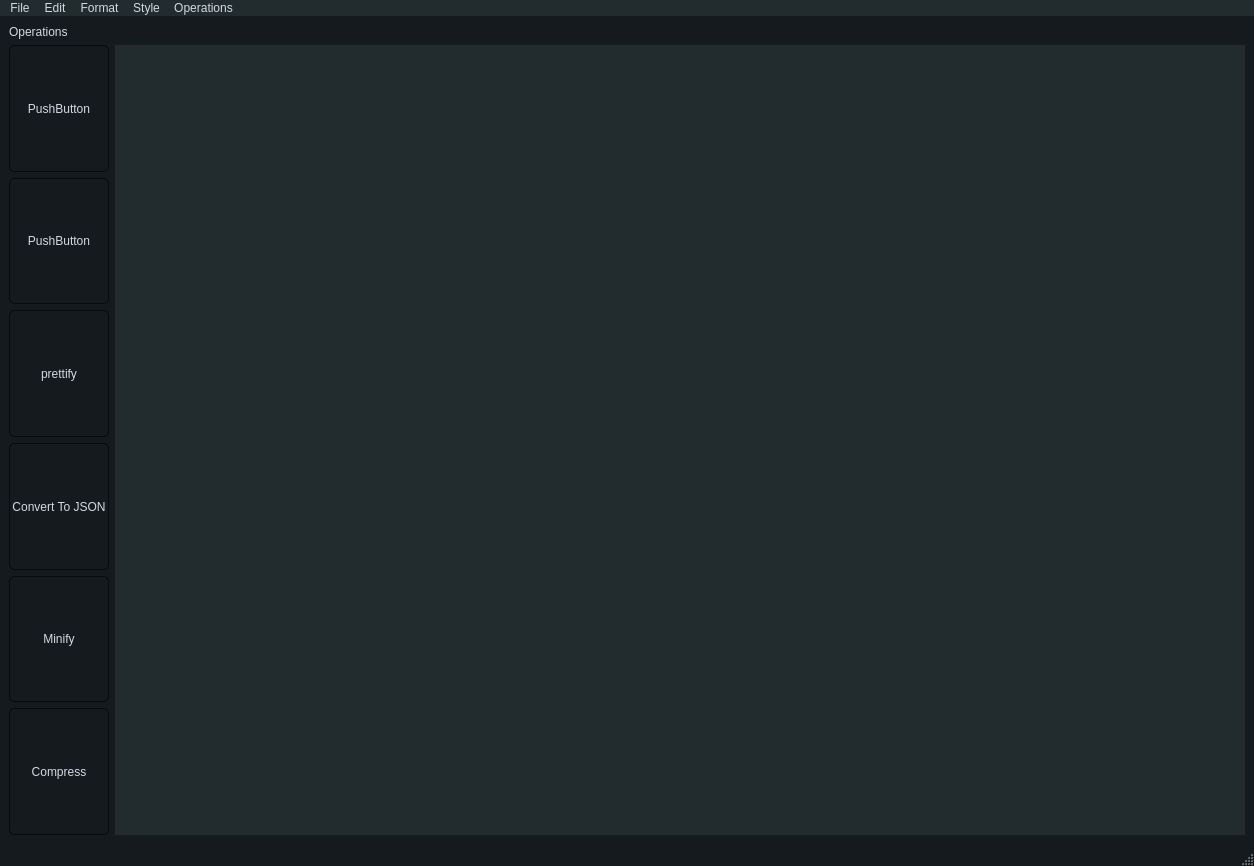
<?xml version="1.0" encoding="UTF-8"?>
<ui version="4.0">
 <class>MainWindow</class>
 <widget class="QMainWindow" name="MainWindow">
  <property name="windowModality">
   <enum>Qt::NonModal</enum>
  </property>
  <property name="geometry">
   <rect>
    <x>0</x>
    <y>0</y>
    <width>1254</width>
    <height>866</height>
   </rect>
  </property>
  <property name="windowTitle">
   <string>MainWindow</string>
  </property>
  <property name="windowIcon">
   <iconset>
    <normaloff>XML.png</normaloff>XML.png</iconset>
  </property>
  <property name="styleSheet">
   <string notr="true">/*
ManjaroMix Style Sheet for QT Applications
Author: Jaime A. Quiroga P.
Company: GTRONICK
Last updated: 25/02/2020, 15:42.
Available at: https://github.com/GTRONICK/QSS/blob/master/ManjaroMix.qss
*/
QMainWindow {
	background-color:#151a1e;
}
QCalendar {
	background-color: #151a1e;
}
QTextEdit {
	border-width: 1px;
	border-style: solid;
	border-color: #4fa08b;
	background-color: #222b2e;
	color: #d3dae3;
}
QPlainTextEdit {
	border-width: 1px;
	border-style: solid;
	border-color: #4fa08b;
	background-color: #222b2e;
	color: #d3dae3;
}
QToolButton {
	border-style: solid;
	border-top-color: qlineargradient(spread:pad, x1:0.5, y1:1, x2:0.5, y2:0, stop:0 rgb(215, 215, 215), stop:1 rgb(222, 222, 222));
	border-right-color: qlineargradient(spread:pad, x1:0, y1:0.5, x2:1, y2:0.5, stop:0 rgb(217, 217, 217), stop:1 rgb(227, 227, 227));
	border-left-color: qlineargradient(spread:pad, x1:0, y1:0.5, x2:1, y2:0.5, stop:0 rgb(227, 227, 227), stop:1 rgb(217, 217, 217));
	border-bottom-color: qlineargradient(spread:pad, x1:0.5, y1:1, x2:0.5, y2:0, stop:0 rgb(215, 215, 215), stop:1 rgb(222, 222, 222));
	border-width: 1px;
	border-radius: 5px;
	color: #d3dae3;
	padding: 2px;
	background-color: rgb(255,255,255);
}
QToolButton:hover{
	border-style: solid;
	border-top-color: qlineargradient(spread:pad, x1:0.5, y1:1, x2:0.5, y2:0, stop:0 rgb(195, 195, 195), stop:1 rgb(222, 222, 222));
	border-right-color: qlineargradient(spread:pad, x1:0, y1:0.5, x2:1, y2:0.5, stop:0 rgb(197, 197, 197), stop:1 rgb(227, 227, 227));
	border-left-color: qlineargradient(spread:pad, x1:0, y1:0.5, x2:1, y2:0.5, stop:0 rgb(227, 227, 227), stop:1 rgb(197, 197, 197));
	border-bottom-color: qlineargradient(spread:pad, x1:0.5, y1:1, x2:0.5, y2:0, stop:0 rgb(195, 195, 195), stop:1 rgb(222, 222, 222));
	border-width: 1px;
	border-radius: 5px;
	color: rgb(0,0,0);
	padding: 2px;
	background-color: rgb(255,255,255);
}
QToolButton:pressed{
	border-style: solid;
	border-top-color: qlineargradient(spread:pad, x1:0.5, y1:1, x2:0.5, y2:0, stop:0 rgb(215, 215, 215), stop:1 rgb(222, 222, 222));
	border-right-color: qlineargradient(spread:pad, x1:0, y1:0.5, x2:1, y2:0.5, stop:0 rgb(217, 217, 217), stop:1 rgb(227, 227, 227));
	border-left-color: qlineargradient(spread:pad, x1:0, y1:0.5, x2:1, y2:0.5, stop:0 rgb(227, 227, 227), stop:1 rgb(217, 217, 217));
	border-bottom-color: qlineargradient(spread:pad, x1:0.5, y1:1, x2:0.5, y2:0, stop:0 rgb(215, 215, 215), stop:1 rgb(222, 222, 222));
	border-width: 1px;
	border-radius: 5px;
	color: rgb(0,0,0);
	padding: 2px;
	background-color: rgb(142,142,142);
}
QPushButton{
	border-style: solid;
	border-color: #050a0e;
	border-width: 1px;
	border-radius: 5px;
	color: #d3dae3;
	padding: 2px;
	background-color: #151a1e;
}
QPushButton::default{
	border-style: solid;
	border-color: #050a0e;
	border-width: 1px;
	border-radius: 5px;
	color: #FFFFFF;
	padding: 2px;
	background-color: #151a1e;;
}
QPushButton:hover{
	border-style: solid;
	border-color: #050a0e;
	border-width: 1px;
	border-radius: 5px;
	color: #d3dae3;
	padding: 2px;
	background-color: #1c1f1f;
}
QPushButton:pressed{
	border-style: solid;
	border-color: #050a0e;
	border-width: 1px;
	border-radius: 5px;
	color: #d3dae3;
	padding: 2px;
	background-color: #2c2f2f;
}
QPushButton:disabled{
	border-style: solid;
	border-top-color: qlineargradient(spread:pad, x1:0.5, y1:1, x2:0.5, y2:0, stop:0 rgb(215, 215, 215), stop:1 rgb(222, 222, 222));
	border-right-color: qlineargradient(spread:pad, x1:0, y1:0.5, x2:1, y2:0.5, stop:0 rgb(217, 217, 217), stop:1 rgb(227, 227, 227));
	border-left-color: qlineargradient(spread:pad, x1:0, y1:0.5, x2:1, y2:0.5, stop:0 rgb(227, 227, 227), stop:1 rgb(217, 217, 217));
	border-bottom-color: qlineargradient(spread:pad, x1:0.5, y1:1, x2:0.5, y2:0, stop:0 rgb(215, 215, 215), stop:1 rgb(222, 222, 222));
	border-width: 1px;
	border-radius: 5px;
	color: #808086;
	padding: 2px;
	background-color: rgb(142,142,142);
}
QLineEdit {
	border-width: 1px;
	border-style: solid;
	border-color: #4fa08b;
	background-color: #222b2e;
	color: #d3dae3;
}
QLabel {
	color: #d3dae3;
}
QLCDNumber {
	color: #4d9b87;
}
QProgressBar {
	text-align: center;
	color: #d3dae3;
	border-radius: 10px;
	border-color: transparent;
	border-style: solid;
	background-color: #52595d;
}
QProgressBar::chunk {
	background-color: #214037	;
	border-radius: 10px;
}
QMenuBar {
	
	
	background-color: #222b2e;
	
}
QMenuBar::item {
	
	
  	spacing: 3px;
  	padding: 1px 4px;
	
	
	background-color: #222b2e;
	color: #d3dae3;
}

QtoolBar::item {
	
	
  	spacing: 20px;
  	padding: 10px20px;
	

}

QMenuBar::item:selected {
  	background-color: qlineargradient(spread:pad, x1:0.5, y1:1, x2:0.5, y2:0, stop:0 rgba(0, 113, 255, 255), stop:1 rgba(91, 171, 252, 255));
	color: #FFFFFF;
}
QMenu::item:selected {
	border-style: solid;
	border-top-color: transparent;
	border-right-color: transparent;
	border-left-color: qlineargradient(spread:pad, x1:0.5, y1:1, x2:0.5, y2:0, stop:0 rgba(0, 113, 255, 255), stop:1 rgba(91, 171, 252, 255));
	border-bottom-color: transparent;
	border-left-width: 2px;
	color: #000000;
	padding-left:15px;
	padding-top:4px;
	padding-bottom:4px;
	padding-right:7px;
}
QMenu::item {
	border-style: solid;
	border-top-color: transparent;
	border-right-color: transparent;
	border-left-color: transparent;
	border-bottom-color: transparent;
	border-bottom-width: 1px;
	color: #000000;
	padding-left:17px;
	padding-top:4px;
	padding-bottom:4px;
	padding-right:7px;

}
QTabWidget {
	color:rgb(0,0,0);
	background-color:#000000;
}
QTabWidget::pane {
		border-color: #050a0e;
		background-color: #1e282c;
		border-style: solid;
		border-width: 1px;
    	border-bottom-left-radius: 4px;
		border-bottom-right-radius: 4px;
}
QTabBar::tab:first {
	border-style: solid;
	border-left-width:1px;
	border-right-width:0px;
	border-top-width:1px;
	border-bottom-width:0px;
	border-top-color: #050a0e;
	border-left-color: #050a0e;
	border-bottom-color: #050a0e;
	border-top-left-radius: 4px;
	color: #d3dae3;
	padding: 3px;
	margin-left:0px;
	background-color: #151a1e;
}
QTabBar::tab:last {
	border-style: solid;
	border-top-width:1px;
	border-left-width:1px;
	border-right-width:1px;
	border-bottom-width:0px;
	border-color: #050a0e;
	border-top-right-radius: 4px;
	color: #d3dae3;
	padding: 3px;
	margin-left:0px;
	background-color: #151a1e;
}
QTabBar::tab {
	border-style: solid;
	border-top-width:1px;
	border-bottom-width:0px;
	border-left-width:1px;
	border-top-color: #050a0e;
	border-left-color: #050a0e;
	border-bottom-color: #050a0e;
	color: #d3dae3;
	padding: 3px;
	margin-left:0px;
	background-color: #151a1e;
}
QTabBar::tab:selected, QTabBar::tab:last:selected, QTabBar::tab:hover {
  	border-style: solid;
  	border-left-width:1px;
	border-bottom-width:0px;
	border-right-color: transparent;
	border-top-color: #050a0e;
	border-left-color: #050a0e;
	border-bottom-color: #050a0e;
	color: #FFFFFF;
	padding: 3px;
	margin-left:0px;
	background-color: #1e282c;
}

QTabBar::tab:selected, QTabBar::tab:first:selected, QTabBar::tab:hover {
  	border-style: solid;
  	border-left-width:1px;
  	border-bottom-width:0px;
  	border-top-width:1px;
	border-right-color: transparent;
	border-top-color: #050a0e;
	border-left-color: #050a0e;
	border-bottom-color: #050a0e;
	color: #FFFFFF;
	padding: 3px;
	margin-left:0px;
	background-color: #1e282c;
}

QCheckBox {
	color: #d3dae3;
	padding: 2px;
}
QCheckBox:disabled {
	color: #808086;
	padding: 2px;
}

QCheckBox:hover {
	border-radius:4px;
	border-style:solid;
	padding-left: 1px;
	padding-right: 1px;
	padding-bottom: 1px;
	padding-top: 1px;
	border-width:1px;
	border-color: transparent;
}
QCheckBox::indicator:checked {

	height: 10px;
	width: 10px;
	border-style:solid;
	border-width: 1px;
	border-color: #4fa08b;
	color: #000000;
	background-color: qradialgradient(cx:0.4, cy:0.4, radius: 1.5,fx:0, fy:0, stop:0 #1e282c, stop:0.3 #1e282c, stop:0.4 #4fa08b, stop:0.5 #1e282c, stop:1 #1e282c);
}
QCheckBox::indicator:unchecked {

	height: 10px;
	width: 10px;
	border-style:solid;
	border-width: 1px;
	border-color: #4fa08b;
	color: #000000;
}
QRadioButton {
	color: #d3dae3;
	padding: 1px;
}
QRadioButton::indicator:checked {
	height: 10px;
	width: 10px;
	border-style:solid;
	border-radius:5px;
	border-width: 1px;
	border-color: #4fa08b;
	color: #a9b7c6;
	background-color: qradialgradient(cx:0.5, cy:0.5, radius:0.4,fx:0.5, fy:0.5, stop:0 #4fa08b, stop:1 #1e282c);
}
QRadioButton::indicator:!checked {
	height: 10px;
	width: 10px;
	border-style:solid;
	border-radius:5px;
	border-width: 1px;
	border-color: #4fa08b;
	color: #a9b7c6;
	background-color: transparent;
}
QStatusBar {
	color:#027f7f;
}
QSpinBox {
	color: #d3dae3;
	background-color: #222b2e;
	border-width: 1px;
	border-style: solid;
	border-color: #4fa08b;
}
QDoubleSpinBox {
	color: #d3dae3;
	background-color: #222b2e;
	border-width: 1px;
	border-style: solid;
	border-color: #4fa08b;
}
QTimeEdit {
	color: #d3dae3;
	background-color: #222b2e;
	border-width: 1px;
	border-style: solid;
	border-color: #4fa08b;
}
QDateTimeEdit {
	color: #d3dae3;
	background-color: #222b2e;
	border-width: 1px;
	border-style: solid;
	border-color: #4fa08b;
}
QDateEdit {
	color: #d3dae3;
	background-color: #222b2e;
	border-width: 1px;
	border-style: solid;
	border-color: #4fa08b;
}
QFontComboBox {
	color: #d3dae3;
	background-color: #222b2e;
	border-width: 1px;
	border-style: solid;
	border-color: #4fa08b;
}
QComboBox {
	color: #d3dae3;
	background-color: #222b2e;
	border-width: 1px;
	border-style: solid;
	border-color: #4fa08b;
}

QDial {
	background: #16a085;
}

QToolBox {
	color: #a9b7c6;
	background-color: #222b2e;
}
QToolBox::tab {
	color: #a9b7c6;
	background-color:#222b2e;
}
QToolBox::tab:selected {
	color: #FFFFFF;
	background-color:#222b2e;
}
QScrollArea {
	color: #FFFFFF;
	background-color:#222b2e;
}
QSlider::groove:horizontal {
	height: 5px;
	background-color: #52595d;
}
QSlider::groove:vertical {
	width: 5px;
	background-color: #52595d;
}
QSlider::handle:horizontal {
	background: #1a2224;
	border-style: solid;
	border-width: 1px;
	border-color: rgb(207,207,207);
	width: 12px;
	margin: -5px 0;
	border-radius: 7px;
}
QSlider::handle:vertical {
	background: #1a2224;
	border-style: solid;
	border-width: 1px;
	border-color: rgb(207,207,207);
	height: 12px;
	margin: 0 -5px;
	border-radius: 7px;
}
QSlider::add-page:horizontal {
    background: #52595d;
}
QSlider::add-page:vertical {
    background: #52595d;
}
QSlider::sub-page:horizontal {
    background-color: #15433a;
}
QSlider::sub-page:vertical {
    background-color: #15433a;
}
QScrollBar:horizontal {
	max-height: 10px;
	border: 1px transparent grey;
	margin: 0px 20px 0px 20px;
	background: transparent;
}
QScrollBar:vertical {
	max-width: 10px;
	border: 1px transparent grey;
	margin: 20px 0px 20px 0px;
	background: transparent;
}
QScrollBar::handle:horizontal {
	background: #52595d;
	border-style: transparent;
	border-radius: 4px;
	min-width: 25px;
}
QScrollBar::handle:horizontal:hover {
	background: #58a492;
	border-style: transparent;
	border-radius: 4px;
	min-width: 25px;
}
QScrollBar::handle:vertical {
	background: #52595d;
	border-style: transparent;
	border-radius: 4px;
	min-height: 25px;
}
QScrollBar::handle:vertical:hover {
	background: #58a492;
	border-style: transparent;
	border-radius: 4px;
	min-height: 25px;
}
QScrollBar::add-line:horizontal {
   border: 2px transparent grey;
   border-top-right-radius: 4px;
   border-bottom-right-radius: 4px;
   background: #15433a;
   width: 20px;
   subcontrol-position: right;
   subcontrol-origin: margin;
}
QScrollBar::add-line:horizontal:pressed {
   border: 2px transparent grey;
   border-top-right-radius: 4px;
   border-bottom-right-radius: 4px;
   background: rgb(181,181,181);
   width: 20px;
   subcontrol-position: right;
   subcontrol-origin: margin;
}
QScrollBar::add-line:vertical {
   border: 2px transparent grey;
   border-bottom-left-radius: 4px;
   border-bottom-right-radius: 4px;
   background: #15433a;
   height: 20px;
   subcontrol-position: bottom;
   subcontrol-origin: margin;
}
QScrollBar::add-line:vertical:pressed {
   border: 2px transparent grey;
   border-bottom-left-radius: 4px;
   border-bottom-right-radius: 4px;
   background: rgb(181,181,181);
   height: 20px;
   subcontrol-position: bottom;
   subcontrol-origin: margin;
}
QScrollBar::sub-line:horizontal {
   border: 2px transparent grey;
   border-top-left-radius: 4px;
   border-bottom-left-radius: 4px;
   background: #15433a;
   width: 20px;
   subcontrol-position: left;
   subcontrol-origin: margin;
}
QScrollBar::sub-line:horizontal:pressed {
   border: 2px transparent grey;
   border-top-left-radius: 4px;
   border-bottom-left-radius: 4px;
   background: rgb(181,181,181);
   width: 20px;
   subcontrol-position: left;
   subcontrol-origin: margin;
}
QScrollBar::sub-line:vertical {
   border: 2px transparent grey;
   border-top-left-radius: 4px;
   border-top-right-radius: 4px;
   background: #15433a;
   height: 20px;
   subcontrol-position: top;
   subcontrol-origin: margin;
}
QScrollBar::sub-line:vertical:pressed {
   border: 2px transparent grey;
   border-top-left-radius: 4px;
   border-top-right-radius: 4px;
   background: rgb(181,181,181);
   height: 20px;
   subcontrol-position: top;
   subcontrol-origin: margin;
}

QScrollBar::add-page:horizontal, QScrollBar::sub-page:horizontal {
   background: none;
}
QScrollBar::add-page:vertical, QScrollBar::sub-page:vertical {
   background: none;
}
</string>
  </property>
  <property name="tabShape">
   <enum>QTabWidget::Triangular</enum>
  </property>
  <widget class="QWidget" name="centralwidget">
   <layout class="QGridLayout" name="gridLayout">
    <item row="2" column="0">
     <widget class="QPushButton" name="pushButton_2">
      <property name="sizePolicy">
       <sizepolicy hsizetype="Minimum" vsizetype="Expanding">
        <horstretch>0</horstretch>
        <verstretch>0</verstretch>
       </sizepolicy>
      </property>
      <property name="text">
       <string>PushButton</string>
      </property>
     </widget>
    </item>
    <item row="1" column="0">
     <widget class="QPushButton" name="pushButton">
      <property name="sizePolicy">
       <sizepolicy hsizetype="Minimum" vsizetype="Expanding">
        <horstretch>0</horstretch>
        <verstretch>0</verstretch>
       </sizepolicy>
      </property>
      <property name="text">
       <string>PushButton</string>
      </property>
     </widget>
    </item>
    <item row="5" column="0">
     <widget class="QPushButton" name="pushButton_5">
      <property name="sizePolicy">
       <sizepolicy hsizetype="Minimum" vsizetype="Expanding">
        <horstretch>0</horstretch>
        <verstretch>0</verstretch>
       </sizepolicy>
      </property>
      <property name="text">
       <string>Minify</string>
      </property>
     </widget>
    </item>
    <item row="3" column="0">
     <widget class="QPushButton" name="pushButton_3">
      <property name="sizePolicy">
       <sizepolicy hsizetype="Minimum" vsizetype="Expanding">
        <horstretch>0</horstretch>
        <verstretch>0</verstretch>
       </sizepolicy>
      </property>
      <property name="text">
       <string>prettify</string>
      </property>
     </widget>
    </item>
    <item row="4" column="0">
     <widget class="QPushButton" name="pushButton_4">
      <property name="sizePolicy">
       <sizepolicy hsizetype="Minimum" vsizetype="Expanding">
        <horstretch>0</horstretch>
        <verstretch>0</verstretch>
       </sizepolicy>
      </property>
      <property name="text">
       <string>Convert To JSON</string>
      </property>
     </widget>
    </item>
    <item row="0" column="0">
     <widget class="QLabel" name="label">
      <property name="sizePolicy">
       <sizepolicy hsizetype="Preferred" vsizetype="Fixed">
        <horstretch>0</horstretch>
        <verstretch>0</verstretch>
       </sizepolicy>
      </property>
      <property name="text">
       <string>Operations</string>
      </property>
     </widget>
    </item>
    <item row="6" column="0">
     <widget class="QPushButton" name="pushButton_6">
      <property name="sizePolicy">
       <sizepolicy hsizetype="Minimum" vsizetype="Expanding">
        <horstretch>0</horstretch>
        <verstretch>0</verstretch>
       </sizepolicy>
      </property>
      <property name="text">
       <string>Compress</string>
      </property>
     </widget>
    </item>
    <item row="1" column="1" rowspan="6">
     <widget class="QTextEdit" name="editor">
      <property name="styleSheet">
       <string notr="true">border:none;</string>
      </property>
     </widget>
    </item>
   </layout>
  </widget>
  <widget class="QStatusBar" name="statusbar"/>
  <widget class="QMenuBar" name="menubar">
   <property name="geometry">
    <rect>
     <x>0</x>
     <y>0</y>
     <width>1254</width>
     <height>23</height>
    </rect>
   </property>
   <widget class="QMenu" name="menuEdit">
    <property name="title">
     <string>Edit</string>
    </property>
    <addaction name="actionCopy"/>
    <addaction name="actionCut"/>
    <addaction name="actionPaste"/>
    <addaction name="separator"/>
    <addaction name="actionUndo"/>
    <addaction name="actionRedo"/>
   </widget>
   <widget class="QMenu" name="menuFormat">
    <property name="title">
     <string>Format</string>
    </property>
    <addaction name="actionFont"/>
    <addaction name="actionColor"/>
   </widget>
   <widget class="QMenu" name="menuStyle">
    <property name="title">
     <string>Style</string>
    </property>
    <addaction name="actionBold"/>
    <addaction name="actionItalic"/>
    <addaction name="actionUnder_Line"/>
    <addaction name="separator"/>
    <addaction name="actionLeft"/>
    <addaction name="actionCenter"/>
    <addaction name="actionRight"/>
   </widget>
   <widget class="QMenu" name="menuFile">
    <property name="title">
     <string>File</string>
    </property>
    <addaction name="actionNew"/>
    <addaction name="actionOpen"/>
    <addaction name="separator"/>
    <addaction name="separator"/>
    <addaction name="actionSave"/>
    <addaction name="actionSave_As"/>
    <addaction name="actionExit"/>
   </widget>
   <widget class="QMenu" name="menuOperations">
    <property name="title">
     <string>Operations</string>
    </property>
    <addaction name="action1"/>
    <addaction name="action2"/>
    <addaction name="action3"/>
    <addaction name="action4"/>
    <addaction name="action5"/>
   </widget>
   <addaction name="menuFile"/>
   <addaction name="menuEdit"/>
   <addaction name="menuFormat"/>
   <addaction name="menuStyle"/>
   <addaction name="menuOperations"/>
  </widget>
  <action name="actionCopy">
   <property name="icon">
    <iconset>
     <normaloff>copy.png</normaloff>copy.png</iconset>
   </property>
   <property name="text">
    <string>Copy</string>
   </property>
  </action>
  <action name="actionCut">
   <property name="icon">
    <iconset>
     <normaloff>cut.png</normaloff>cut.png</iconset>
   </property>
   <property name="text">
    <string>Cut</string>
   </property>
  </action>
  <action name="actionPaste">
   <property name="icon">
    <iconset>
     <normaloff>paste.png</normaloff>paste.png</iconset>
   </property>
   <property name="text">
    <string>Paste</string>
   </property>
  </action>
  <action name="actionUndo">
   <property name="icon">
    <iconset>
     <normaloff>undo.png</normaloff>undo.png</iconset>
   </property>
   <property name="text">
    <string>Undo</string>
   </property>
  </action>
  <action name="actionRedo">
   <property name="icon">
    <iconset>
     <normaloff>Redo.png</normaloff>Redo.png</iconset>
   </property>
   <property name="text">
    <string>Redo</string>
   </property>
  </action>
  <action name="actionFont">
   <property name="icon">
    <iconset>
     <normaloff>T.png</normaloff>T.png</iconset>
   </property>
   <property name="text">
    <string>Font</string>
   </property>
  </action>
  <action name="actionBold">
   <property name="icon">
    <iconset>
     <normaloff>bold.png</normaloff>bold.png</iconset>
   </property>
   <property name="text">
    <string>Bold</string>
   </property>
  </action>
  <action name="actionItalic">
   <property name="icon">
    <iconset>
     <normaloff>italic.png</normaloff>italic.png</iconset>
   </property>
   <property name="text">
    <string>Italic</string>
   </property>
  </action>
  <action name="actionUnder_Line">
   <property name="icon">
    <iconset>
     <normaloff>underline.png</normaloff>underline.png</iconset>
   </property>
   <property name="text">
    <string>Underline</string>
   </property>
  </action>
  <action name="actionLeft">
   <property name="icon">
    <iconset>
     <normaloff>left-align.png</normaloff>left-align.png</iconset>
   </property>
   <property name="text">
    <string>Left</string>
   </property>
  </action>
  <action name="actionCenter">
   <property name="icon">
    <iconset>
     <normaloff>center-align.png</normaloff>center-align.png</iconset>
   </property>
   <property name="text">
    <string>Center</string>
   </property>
  </action>
  <action name="actionRight">
   <property name="icon">
    <iconset>
     <normaloff>right-align.png</normaloff>right-align.png</iconset>
   </property>
   <property name="text">
    <string>Right</string>
   </property>
  </action>
  <action name="actionColor">
   <property name="icon">
    <iconset>
     <normaloff>color.png</normaloff>color.png</iconset>
   </property>
   <property name="text">
    <string>Color</string>
   </property>
  </action>
  <action name="actionNew">
   <property name="icon">
    <iconset>
     <normaloff>new.png</normaloff>new.png</iconset>
   </property>
   <property name="text">
    <string>New</string>
   </property>
  </action>
  <action name="actionOpen">
   <property name="icon">
    <iconset>
     <normaloff>open.png</normaloff>open.png</iconset>
   </property>
   <property name="text">
    <string>Open</string>
   </property>
  </action>
  <action name="actionSave">
   <property name="icon">
    <iconset>
     <normaloff>save.png</normaloff>save.png</iconset>
   </property>
   <property name="text">
    <string>Save</string>
   </property>
  </action>
  <action name="actionExit">
   <property name="icon">
    <iconset>
     <normaloff>Exit.png</normaloff>Exit.png</iconset>
   </property>
   <property name="text">
    <string>Exit</string>
   </property>
  </action>
  <action name="action1">
   <property name="checkable">
    <bool>false</bool>
   </property>
   <property name="enabled">
    <bool>true</bool>
   </property>
   <property name="text">
    <string>1</string>
   </property>
  </action>
  <action name="action2">
   <property name="checkable">
    <bool>false</bool>
   </property>
   <property name="text">
    <string>2</string>
   </property>
  </action>
  <action name="action3">
   <property name="checkable">
    <bool>false</bool>
   </property>
   <property name="text">
    <string>3</string>
   </property>
  </action>
  <action name="action4">
   <property name="checkable">
    <bool>false</bool>
   </property>
   <property name="text">
    <string>4</string>
   </property>
  </action>
  <action name="actionSave_As">
   <property name="icon">
    <iconset>
     <normaloff>save_As.png</normaloff>save_As.png</iconset>
   </property>
   <property name="text">
    <string>Save As</string>
   </property>
  </action>
  <action name="action5">
   <property name="text">
    <string>5</string>
   </property>
  </action>
 </widget>
 <resources>
  <include location="images.qrc"/>
 </resources>
 <connections/>
</ui>
